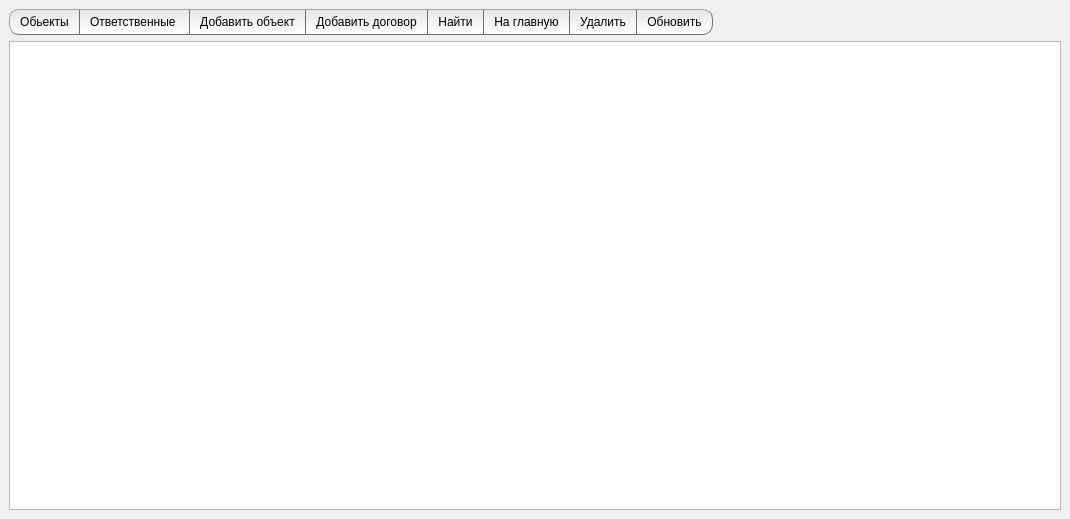
<?xml version="1.0" encoding="UTF-8"?>
<ui version="4.0">
 <class>MainWindow</class>
 <widget class="QMainWindow" name="MainWindow">
  <property name="geometry">
   <rect>
    <x>0</x>
    <y>0</y>
    <width>1070</width>
    <height>519</height>
   </rect>
  </property>
  <property name="windowTitle">
   <string>MainWindow</string>
  </property>
  <property name="styleSheet">
   <string notr="true">QMainWindow {
	background-color: rgb(240, 240, 240);
}</string>
  </property>
  <widget class="QWidget" name="centralwidget">
   <layout class="QVBoxLayout" name="verticalLayout">
    <item>
     <layout class="QHBoxLayout" name="horizontalLayout">
      <property name="spacing">
       <number>0</number>
      </property>
      <item>
       <widget class="QPushButton" name="pushButton_7">
        <property name="sizePolicy">
         <sizepolicy hsizetype="Fixed" vsizetype="Fixed">
          <horstretch>0</horstretch>
          <verstretch>0</verstretch>
         </sizepolicy>
        </property>
        <property name="minimumSize">
         <size>
          <width>0</width>
          <height>0</height>
         </size>
        </property>
        <property name="maximumSize">
         <size>
          <width>16777215</width>
          <height>16777215</height>
         </size>
        </property>
        <property name="cursor">
         <cursorShape>PointingHandCursor</cursorShape>
        </property>
        <property name="styleSheet">
         <string notr="true">QPushButton {
	padding-top: 5px;
	padding-bottom: 5px;
	padding-left: 10px;
	padding-right: 10px;
    background-color:  qlineargradient(spread:pad, x1:1, y1:0, x2:1, y2:1, stop:0 rgba(230, 230, 230, 255), stop:1 rgba(255, 255, 255, 255));
    border-style: outset;
    border-top-left-radius: 10;
    border-bottom-left-radius: 10;
    border-width: 1px;
    border-color: rgb(110, 110, 110);
}

QPushButton:hover {
    background-color:rgb(220,220,220);
 }

QPushButton:pressed {
    background-color:rgb(200,200,200);
 }</string>
        </property>
        <property name="text">
         <string>Обьекты</string>
        </property>
       </widget>
      </item>
      <item>
       <widget class="QPushButton" name="pushButton_8">
        <property name="sizePolicy">
         <sizepolicy hsizetype="Fixed" vsizetype="Fixed">
          <horstretch>0</horstretch>
          <verstretch>0</verstretch>
         </sizepolicy>
        </property>
        <property name="minimumSize">
         <size>
          <width>0</width>
          <height>0</height>
         </size>
        </property>
        <property name="maximumSize">
         <size>
          <width>16777215</width>
          <height>16777215</height>
         </size>
        </property>
        <property name="cursor">
         <cursorShape>PointingHandCursor</cursorShape>
        </property>
        <property name="styleSheet">
         <string notr="true">QPushButton {
	padding-top: 5px;
	padding-bottom: 5px;
	padding-left: 10px;
	padding-right: 10px;
    background-color:  qlineargradient(spread:pad, x1:1, y1:0, x2:1, y2:1, stop:0 rgba(230, 230, 230, 255), stop:1 rgba(255, 255, 255, 255));
    border-style: outset;
    border-top-width: 1px;
	border-bottom-width: 1px;
	border-right-width: 1px;
    border-color: rgb(110, 110, 110);
}

QPushButton:hover {
    background-color:rgb(220,220,220);
 }

QPushButton:pressed {
    background-color:rgb(200,200,200);
 }</string>
        </property>
        <property name="text">
         <string>Ответственные </string>
        </property>
       </widget>
      </item>
      <item>
       <widget class="QPushButton" name="pushButton">
        <property name="enabled">
         <bool>true</bool>
        </property>
        <property name="sizePolicy">
         <sizepolicy hsizetype="Fixed" vsizetype="Fixed">
          <horstretch>0</horstretch>
          <verstretch>0</verstretch>
         </sizepolicy>
        </property>
        <property name="minimumSize">
         <size>
          <width>0</width>
          <height>0</height>
         </size>
        </property>
        <property name="maximumSize">
         <size>
          <width>16777215</width>
          <height>16777215</height>
         </size>
        </property>
        <property name="cursor">
         <cursorShape>PointingHandCursor</cursorShape>
        </property>
        <property name="styleSheet">
         <string notr="true">QPushButton {
	padding-top: 5px;
	padding-bottom: 5px;
	padding-left: 10px;
	padding-right: 10px;
    background-color:  qlineargradient(spread:pad, x1:1, y1:0, x2:1, y2:1, stop:0 rgba(230, 230, 230, 255), stop:1 rgba(255, 255, 255, 255));
    border-style: outset;
    border-top-width: 1px;
	border-bottom-width: 1px;
	border-right-width: 1px;
    border-color: rgb(110, 110, 110);
}

QPushButton:hover {
    background-color:rgb(220,220,220);
 }

QPushButton:pressed {
    background-color:rgb(200,200,200);
 }</string>
        </property>
        <property name="text">
         <string>Добавить объект</string>
        </property>
        <property name="autoRepeat">
         <bool>false</bool>
        </property>
       </widget>
      </item>
      <item>
       <widget class="QPushButton" name="pushButton_2">
        <property name="sizePolicy">
         <sizepolicy hsizetype="Fixed" vsizetype="Fixed">
          <horstretch>0</horstretch>
          <verstretch>0</verstretch>
         </sizepolicy>
        </property>
        <property name="minimumSize">
         <size>
          <width>0</width>
          <height>0</height>
         </size>
        </property>
        <property name="maximumSize">
         <size>
          <width>16777215</width>
          <height>16777215</height>
         </size>
        </property>
        <property name="cursor">
         <cursorShape>PointingHandCursor</cursorShape>
        </property>
        <property name="styleSheet">
         <string notr="true">QPushButton {
	padding-top: 5px;
	padding-bottom: 5px;
	padding-left: 10px;
	padding-right: 10px;
    background-color:  qlineargradient(spread:pad, x1:1, y1:0, x2:1, y2:1, stop:0 rgba(230, 230, 230, 255), stop:1 rgba(255, 255, 255, 255));
    border-style: outset;
    border-top-width: 1px;
	border-bottom-width: 1px;
	border-right-width: 1px;
    border-color: rgb(110, 110, 110);
}

QPushButton:hover {
    background-color:rgb(220,220,220);
 }

QPushButton:pressed {
    background-color:rgb(200,200,200);
 }</string>
        </property>
        <property name="text">
         <string>Добавить договор</string>
        </property>
       </widget>
      </item>
      <item>
       <widget class="QPushButton" name="pushButton_4">
        <property name="sizePolicy">
         <sizepolicy hsizetype="Fixed" vsizetype="Fixed">
          <horstretch>0</horstretch>
          <verstretch>0</verstretch>
         </sizepolicy>
        </property>
        <property name="minimumSize">
         <size>
          <width>0</width>
          <height>0</height>
         </size>
        </property>
        <property name="maximumSize">
         <size>
          <width>16777215</width>
          <height>16777215</height>
         </size>
        </property>
        <property name="cursor">
         <cursorShape>PointingHandCursor</cursorShape>
        </property>
        <property name="styleSheet">
         <string notr="true">QPushButton {
	padding-top: 5px;
	padding-bottom: 5px;
	padding-left: 10px;
	padding-right: 10px;
    background-color:  qlineargradient(spread:pad, x1:1, y1:0, x2:1, y2:1, stop:0 rgba(230, 230, 230, 255), stop:1 rgba(255, 255, 255, 255));
    border-style: outset;
    border-top-width: 1px;
	border-bottom-width: 1px;
	border-right-width: 1px;
    border-color: rgb(110, 110, 110);
}

QPushButton:hover {
    background-color:rgb(220,220,220);
 }

QPushButton:pressed {
    background-color:rgb(200,200,200);
 }</string>
        </property>
        <property name="text">
         <string>Найти</string>
        </property>
       </widget>
      </item>
      <item>
       <widget class="QPushButton" name="pushButton_5">
        <property name="sizePolicy">
         <sizepolicy hsizetype="Fixed" vsizetype="Fixed">
          <horstretch>0</horstretch>
          <verstretch>0</verstretch>
         </sizepolicy>
        </property>
        <property name="minimumSize">
         <size>
          <width>0</width>
          <height>0</height>
         </size>
        </property>
        <property name="maximumSize">
         <size>
          <width>16777215</width>
          <height>16777215</height>
         </size>
        </property>
        <property name="cursor">
         <cursorShape>PointingHandCursor</cursorShape>
        </property>
        <property name="styleSheet">
         <string notr="true">QPushButton {
	padding-top: 5px;
	padding-bottom: 5px;
	padding-left: 10px;
	padding-right: 10px;
    background-color:  qlineargradient(spread:pad, x1:1, y1:0, x2:1, y2:1, stop:0 rgba(230, 230, 230, 255), stop:1 rgba(255, 255, 255, 255));
    border-style: outset;
    border-top-width: 1px;
	border-bottom-width: 1px;
	border-right-width: 1px;
    border-color: rgb(110, 110, 110);
}

QPushButton:hover {
    background-color:rgb(220,220,220);
 }

QPushButton:pressed {
    background-color:rgb(200,200,200);
 }</string>
        </property>
        <property name="text">
         <string>На главную</string>
        </property>
       </widget>
      </item>
      <item>
       <widget class="QPushButton" name="pushButton_3">
        <property name="sizePolicy">
         <sizepolicy hsizetype="Fixed" vsizetype="Fixed">
          <horstretch>0</horstretch>
          <verstretch>0</verstretch>
         </sizepolicy>
        </property>
        <property name="minimumSize">
         <size>
          <width>0</width>
          <height>0</height>
         </size>
        </property>
        <property name="maximumSize">
         <size>
          <width>16777215</width>
          <height>16777215</height>
         </size>
        </property>
        <property name="cursor">
         <cursorShape>PointingHandCursor</cursorShape>
        </property>
        <property name="styleSheet">
         <string notr="true">QPushButton {
	padding-top: 5px;
	padding-bottom: 5px;
	padding-left: 10px;
	padding-right: 10px;
    background-color:  qlineargradient(spread:pad, x1:1, y1:0, x2:1, y2:1, stop:0 rgba(230, 230, 230, 255), stop:1 rgba(255, 255, 255, 255));
    border-style: outset;
    border-top-width: 1px;
	border-bottom-width: 1px;
	border-right-width: 1px;
    border-color: rgb(110, 110, 110);
}

QPushButton:hover {
    background-color:rgb(220,220,220);
 }

QPushButton:pressed {
    background-color:rgb(200,200,200);
 }</string>
        </property>
        <property name="text">
         <string>Удалить</string>
        </property>
       </widget>
      </item>
      <item>
       <widget class="QPushButton" name="pushButton_6">
        <property name="sizePolicy">
         <sizepolicy hsizetype="Fixed" vsizetype="Fixed">
          <horstretch>0</horstretch>
          <verstretch>0</verstretch>
         </sizepolicy>
        </property>
        <property name="minimumSize">
         <size>
          <width>0</width>
          <height>0</height>
         </size>
        </property>
        <property name="maximumSize">
         <size>
          <width>16777215</width>
          <height>16777215</height>
         </size>
        </property>
        <property name="cursor">
         <cursorShape>PointingHandCursor</cursorShape>
        </property>
        <property name="styleSheet">
         <string notr="true">QPushButton {
	padding-top: 5px;
	padding-bottom: 5px;
	padding-left: 10px;
	padding-right: 10px;
    background-color:  qlineargradient(spread:pad, x1:1, y1:0, x2:1, y2:1, stop:0 rgba(230, 230, 230, 255), stop:1 rgba(255, 255, 255, 255));
    border-style: outset;
    border-top-right-radius: 10;
    border-bottom-right-radius: 10;
    border-width: 1px;
	border-left-width: 0px;
    border-color: rgb(110, 110, 110);
}

QPushButton:hover {
    background-color:rgb(220,220,220);
 }

QPushButton:pressed {
    background-color:rgb(200,200,200);
 }</string>
        </property>
        <property name="text">
         <string>Обновить</string>
        </property>
       </widget>
      </item>
      <item>
       <spacer name="horizontalSpacer">
        <property name="orientation">
         <enum>Qt::Horizontal</enum>
        </property>
        <property name="sizeHint" stdset="0">
         <size>
          <width>40</width>
          <height>20</height>
         </size>
        </property>
       </spacer>
      </item>
     </layout>
    </item>
    <item>
     <widget class="QTableWidget" name="tableWidget">
      <property name="minimumSize">
       <size>
        <width>0</width>
        <height>0</height>
       </size>
      </property>
      <property name="styleSheet">
       <string notr="true">gridline-color: rgb(160, 160, 160);
selection-background-color: rgb(230, 230, 230);
selection-color: rgb(0, 0, 0);</string>
      </property>
      <property name="frameShape">
       <enum>QFrame::StyledPanel</enum>
      </property>
      <property name="frameShadow">
       <enum>QFrame::Plain</enum>
      </property>
      <property name="lineWidth">
       <number>1</number>
      </property>
      <property name="midLineWidth">
       <number>0</number>
      </property>
      <property name="gridStyle">
       <enum>Qt::CustomDashLine</enum>
      </property>
      <property name="sortingEnabled">
       <bool>false</bool>
      </property>
      <attribute name="horizontalHeaderVisible">
       <bool>true</bool>
      </attribute>
      <attribute name="verticalHeaderVisible">
       <bool>false</bool>
      </attribute>
     </widget>
    </item>
   </layout>
  </widget>
 </widget>
 <resources/>
 <connections>
  <connection>
   <sender>pushButton</sender>
   <signal>clicked()</signal>
   <receiver>tableWidget</receiver>
   <slot>clear()</slot>
   <hints>
    <hint type="sourcelabel">
     <x>562</x>
     <y>478</y>
    </hint>
    <hint type="destinationlabel">
     <x>441</x>
     <y>446</y>
    </hint>
   </hints>
  </connection>
 </connections>
</ui>
